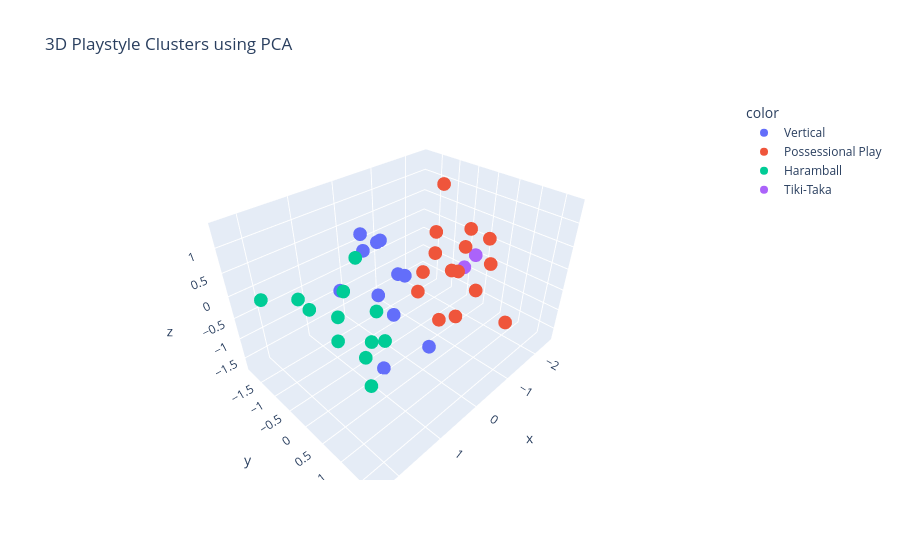

Notebook code cell kept with this figure:
### Code cell
import plotly.express as px

fig = px.scatter_3d(
    x=X_pca[:,0],
    y=X_pca[:,1],
    z=X_pca[:,2],
    color=classifications.astype(str),
    hover_name=team,
    title="3D Playstyle Clusters using PCA"
)

fig.show()

### Figure 1 — Plotly figure (JSON) as saved in the notebook; plotly's stock layout.template omitted (floating-point values rounded to 4 significant figures)
{"data": [{"hovertemplate": "<b>%{hovertext}</b><br><br>color=Vertical<br>x=%{x}<br>y=%{y}<br>z=%{z}<extra></extra>", "hovertext": ["Albania", "Belgium", "Canada", "Chile", "Colombia", "Paraguay", "Poland", "Serbia", "Slovakia", "Ukraine", "Uruguay"], "legendgroup": "Vertical", "marker": {"color": "#636efa", "symbol": "circle"}, "mode": "markers", "name": "Vertical", "scene": "scene", "showlegend": true, "type": "scatter3d", "x": [-0.01845, -0.9755, 0.213, 0.9318, 0.3872, 0.1838, -0.58, -0.1816, 0.1046, -0.5408, 0.5938], "y": [-1.267, -1.886, 0.821, -0.7669, 0.07826, -0.5711, -0.5999, -0.8732, -1.059, -0.7624, -0.01906], "z": [0.5918, -0.212, -0.8501, -0.02803, -0.4246, -0.4156, -0.3262, 0.5442, 0.3555, -0.3442, -1.721]}, {"hovertemplate": "<b>%{hovertext}</b><br><br>color=Possessional Play<br>x=%{x}<br>y=%{y}<br>z=%{z}<extra></extra>", "hovertext": ["Argentina", "Austria", "Brazil", "Croatia", "Denmark", "England", "France", "Georgia", "Italy", "Mexico", "Netherlands", "Panama", "Spain", "Switzerland", "Turkey"], "legendgroup": "Possessional Play", "marker": {"color": "#EF553B", "symbol": "circle"}, "mode": "markers", "name": "Possessional Play", "scene": "scene", "showlegend": true, "type": "scatter3d", "x": [-0.7982, -0.4846, -0.7631, -1.749, -1.081, -1.251, -1.651, 0.4002, -1.605, -0.2244, -0.899, 0.3464, -1.651, -0.9669, -0.7136], "y": [0.6024, 1.23, 1.734, 0.6528, -0.2365, 0.8883, 0.171, 0.6913, -0.5403, 0.6587, -0.08198, 0.7452, 0.073, 0.4529, 0.4954], "z": [-0.834, 0.2684, -0.3136, -0.007839, 0.6289, 0.8508, 0.6344, 0.4187, 1.369, -0.558, 0.2928, 0.8065, 0.1892, 0.0831, 0.239]}, {"hovertemplate": "<b>%{hovertext}</b><br><br>color=Haramball<br>x=%{x}<br>y=%{y}<br>z=%{z}<extra></extra>", "hovertext": ["Bolivia", "Costa Rica", "Czech Republic", "Ecuador", "Hungary", "Jamaica", "Peru", "Romania", "Scotland", "Slovenia", "United States", "Venezuela"], "legendgroup": "Haramball", "marker": {"color": "#00cc96", "symbol": "circle"}, "mode": "markers", "name": "Haramball", "scene": "scene", "showlegend": true, "type": "scatter3d", "x": [0.9588, 2.339, 1.173, 1.766, 1.173, 1.568, 2.0, 1.484, 1.309, 1.513, 2.021, 0.6249], "y": [-0.6343, -1.025, 0.698, 1.004, -0.5796, 0.9788, -0.4196, -1.011, 0.243, 0.5916, 0.6009, -0.3178], "z": [0.03486, 0.3587, -0.1858, -0.5672, -0.4106, 0.8007, 0.5103, -0.303, 1.272, -0.4042, 0.2786, -1.194]}, {"hovertemplate": "<b>%{hovertext}</b><br><br>color=Tiki-Taka<br>x=%{x}<br>y=%{y}<br>z=%{z}<extra></extra>", "hovertext": ["Germany", "Portugal"], "legendgroup": "Tiki-Taka", "marker": {"color": "#ab63fa", "symbol": "circle"}, "mode": "markers", "name": "Tiki-Taka", "scene": "scene", "showlegend": true, "type": "scatter3d", "x": [-2.458, -2.498], "y": [-0.2229, -0.5369], "z": [-0.4731, -0.954]}], "layout": {"legend": {"title": {"text": "color"}, "tracegroupgap": 0}, "scene": {"domain": {"x": [0, 1], "y": [0, 1]}, "xaxis": {"title": {"text": "x"}}, "yaxis": {"title": {"text": "y"}}, "zaxis": {"title": {"text": "z"}}}, "title": {"text": "3D Playstyle Clusters using PCA"}}}
